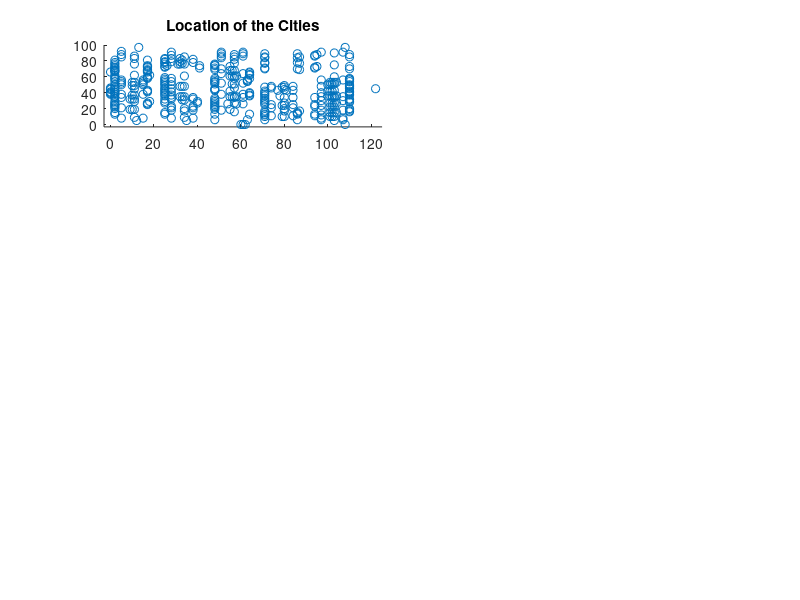

MATLAB code for this plot: (Note: this script raises an error after producing the figure.)
function tspAll()
    close All;
    clear All;
    clc;

    profile on;
    
    bigFile = true;
    
    if bigFile
        noOfCities = 411;
        ax = [-3 125 -3 100];
        textX = 130;
        fid = fopen('TSP_411.txt', 'r');
    else
        noOfCities = 131;
        ax = [-3 110 -3 50];
        textX = 115;
        fid = fopen('data131.txt', 'r');
    end

    coordinates = zeros(noOfCities,2);
    
    % Read coordinates from text file
    tline = fgets(fid);
    i = 1;
    while ischar(tline)
        if tline(1) ~= 'N'
            m = regexp(tline, '\d+'); % returns [node_number, x, y]
            coordinates(i,:) = [str2double(tline(m(2):m(3)-2)), str2double(tline(m(3):end))];
            i = i + 1;
        end
        tline = fgets(fid);
    end
    fclose(fid);
    
    % Initial locations
    figure;
    subplot(4,4,1:2);
    scatter(coordinates(:,1),coordinates(:,2));
    title('Location of the Cities')
    axis(ax)
    
    xdist = repmat(coordinates(:,1),1,noOfCities) - repmat(coordinates(:,1)',noOfCities,1);
    ydist = repmat(coordinates(:,2),1,noOfCities) - repmat(coordinates(:,2)',noOfCities,1);
    distances = sqrt(xdist.^2 + ydist.^2);
    distances(find(eye(noOfCities))) = Inf;
    
    % Nearest Neighbor Construction Heuristics
    disp('NN');
    tic;
    [routeNN, lenNN, startCityNN] = useNearestNeighbor(distances);
    graphNN = createGraph(coordinates, routeNN);
    subplot(4,4,3);
    plot(graphNN(:,1),graphNN(:,2));    
    title('Nearest Neighbor');
    axis(ax)
    hold on;
    plot(coordinates(startCityNN,1), coordinates(startCityNN,2), 'r*');
    hold off;
    text(textX,25,['l=',num2str(round(lenNN))]);
    toc;
    
    % Best Insertion Construction Heuristics
    disp('BI');
    tic;
    [routeBI, lenBI, startSelecteBI] = useBestInsertion(distances);
    graphBI = createGraph(coordinates, routeBI);
    subplot(4,4,4);
    plot(graphBI(:,1),graphBI(:,2));    
    title('Best Insertion');
    axis(ax)
    hold on;
    plot(coordinates(startSelecteBI(1),1), coordinates(startSelecteBI(1),2), 'r*');
    plot(coordinates(startSelecteBI(2),1), coordinates(startSelecteBI(2),2), 'r*');
    plot(coordinates(startSelecteBI(3),1), coordinates(startSelecteBI(3),2), 'r*');
    hold off;
    text(textX,25,['l=',num2str(round(lenBI))]);
    toc;
    
    % Cheapest Insertion Construction Heuristics
    disp('CI');
    tic;
    [routeCI, lenCI, startSelecteCI] = useCheapestInsertion(distances);
    graphCI = createGraph(coordinates, routeCI);
    subplot(4,4,5);
    plot(graphCI(:,1),graphCI(:,2));    
    title('Cheapest Insertion');
    axis(ax)
    hold on;
    plot(coordinates(startSelecteCI,1), coordinates(startSelecteCI,2), 'r*');
    hold off;
    text(textX,25,['l=',num2str(round(lenCI))]);
    toc;
    
    % Saving Construction Heuristics
    disp('S');
    tic;
    [routeS, lenS, startSelecteS] = useSaving(distances);
    graphS = createGraph(coordinates, routeS);
    subplot(4,4,6);
    plot(graphS(:,1),graphS(:,2));    
    title('Saving');
    axis(ax)
    hold on;
    plot(coordinates(startSelecteS,1), coordinates(startSelecteS,2), 'r*');
    hold off;
    text(textX,25,['l=',num2str(round(lenS))]);
    toc;
    
    % Local Search Improvement Heuristics using Swap only
    disp('LS');
    tic;
    [routeLSS, lenLSS] = useLocalSearch(distances, 1);
    graphLSS = createGraph(coordinates, routeLSS);
    subplot(4,4,7);
    plot(graphLSS(:,1),graphLSS(:,2));    
    title('Local Search (Swap)');
    axis(ax)
    text(textX,25,['l=',num2str(round(lenLSS))]);
    toc;
    
    % Local Search Improvement Heuristics using Translation only
    tic;
    [routeLST, lenLST] = useLocalSearch(distances, 2);
    graphLST = createGraph(coordinates, routeLST);
    subplot(4,4,8);
    plot(graphLST(:,1),graphLST(:,2));    
    title('Local Search (Translation)');
    axis(ax)
    text(textX,25,['l=',num2str(round(lenLST))]);
    toc;
    
    % Local Search Improvement Heuristics using Inversion only
    tic;
    [routeLSI, lenLSI] = useLocalSearch(distances, 3);
    graphLSI = createGraph(coordinates, routeLSI);
    subplot(4,4,9);
    plot(graphLSI(:,1),graphLSI(:,2));
    title('Local Search (Inversion)');
    axis(ax)
    text(textX,25,['l=',num2str(round(lenLSI))]);
    toc;
    
    % Local Search Improvement Heuristics using Swap, Translation & Inversion
    tic;
    [routeLSSTI, lenLSSTI] = useLocalSearch(distances, 4);
    graphLSSTI = createGraph(coordinates, routeLSSTI);
    subplot(4,4,10);
    plot(graphLSSTI(:,1),graphLSSTI(:,2));
    title('Local Search (Swap, Translation, Inversion)');
    axis(ax)
    text(textX,25,['l=',num2str(round(lenLSSTI))]);
    toc;
    
    % Simulated Annealing Improvement Heuristics using Metropolis
    disp('SA');
    tic;
    [routeSAM, lenSAM, ~] = useSimulatedAnnealing(distances, 1);
    graphSAM = createGraph(coordinates, routeSAM);
    subplot(4,4,11);
    plot(graphSAM(:,1),graphSAM(:,2));
    title('Simulated Annealing (Metropolis)');
    axis(ax)
    text(textX,25,['l=',num2str(round(lenSAM))]);
    toc;
    
    % Simulated Annealing Improvement Heuristics using Heat bath
    tic;
    [routeSAHB, lenSAHB, ~] = useSimulatedAnnealing(distances, 2);
    graphSAHB = createGraph(coordinates, routeSAHB);
    subplot(4,4,12);
    plot(graphSAHB(:,1),graphSAHB(:,2));
    title('Simulated Annealing (Heat bath)');
    axis(ax)
    text(textX,25,['l=',num2str(round(lenSAHB))]);
    toc;
    
    % Genetic Algorithm Improvement Heuristics using Crossover
    disp('GA');
    tic;
    [routeGAC, lenGAC, ~] = useGeneticAlgorithm(distances, 1);
    graphGAC = createGraph(coordinates, routeGAC);
    subplot(4,4,13);
    plot(graphGAC(:,1),graphGAC(:,2));
    title('Genetic Algorithm (Crossover)');
    axis(ax)
    text(textX,25,['l=',num2str(round(lenGAC))]);
    toc;
    
    % Genetic Algorithm Improvement Heuristics using Swap Mutation
    tic;
    [routeGASM, lenGASM, ~] = useGeneticAlgorithm(distances, 2);
    graphGASM = createGraph(coordinates, routeGASM);
    subplot(4,4,14);
    plot(graphGASM(:,1),graphGASM(:,2));
    title('Genetic Algorithm (Swap Mutation)');
    axis(ax)
    text(textX,25,['l=',num2str(round(lenGASM))]);
    toc;
    
    % Genetic Algorithm Improvement Heuristics using Translation Mutation
    tic;
    [routeGATM, lenGATM, ~] = useGeneticAlgorithm(distances, 3);
    graphGATM = createGraph(coordinates, routeGATM);
    subplot(4,4,15);
    plot(graphGATM(:,1),graphGATM(:,2));
    title('Genetic Algorithm (Translation Mutation)');
    axis(ax)
    text(textX,25,['l=',num2str(round(lenGATM))]);
    toc;
    
    % Genetic Algorithm Improvement Heuristics using Inversion Mutation
    tic;
    [routeGAIM, lenGAIM, ~] = useGeneticAlgorithm(distances, 4);
    graphGAIM = createGraph(coordinates, routeGAIM);
    subplot(4,4,16);
    plot(graphGAIM(:,1),graphGAIM(:,2));
    title('Genetic Algorithm (Inversion Mutation)');
    axis(ax)
    text(textX,25,['l=',num2str(round(lenGAIM))]);
    toc;
    
    profile off;
    profile viewer;
end
